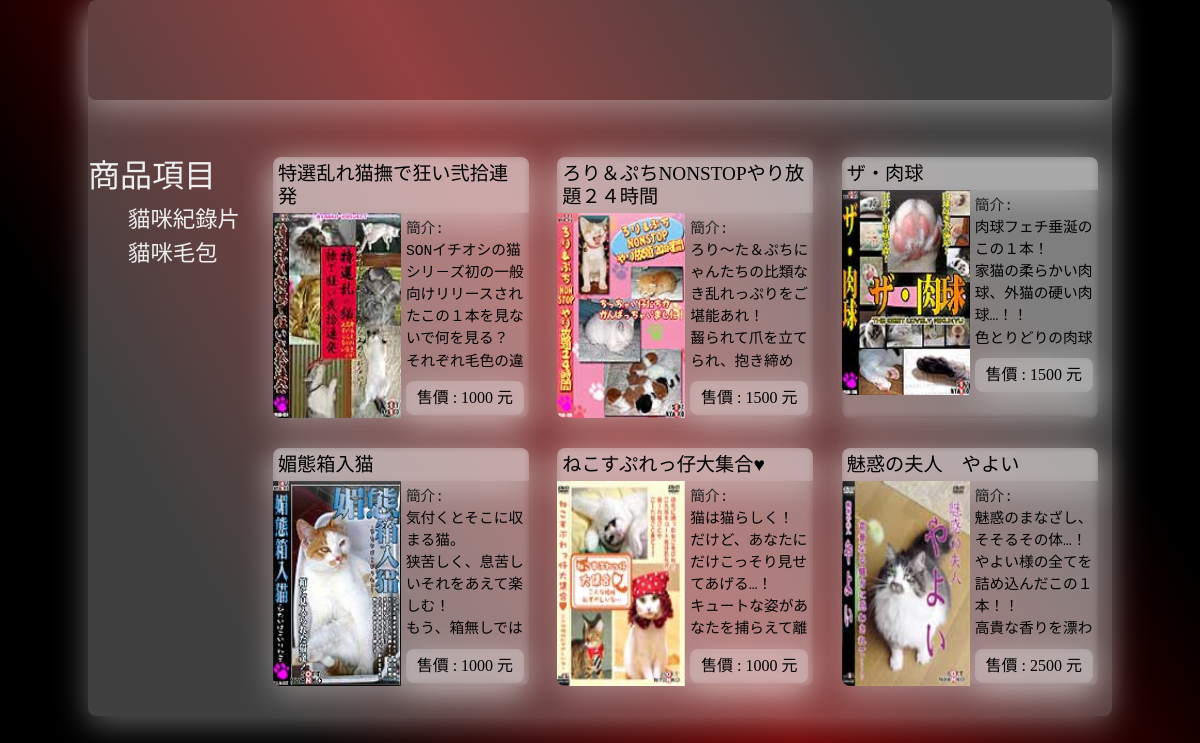
The page /shop.php on the database its author committed.
### tables this page shows
CREATE TABLE `products` (
  `productID` int(11) NOT NULL AUTO_INCREMENT,
  `pNum` varchar(100) DEFAULT NULL,
  `pName` varchar(100) DEFAULT NULL,
  `pDesc` varchar(100) DEFAULT NULL,
  `actor` varchar(100) DEFAULT NULL,
  `sup` varchar(100) DEFAULT NULL,
  `price` varchar(100) DEFAULT NULL,
  `imgPath` varchar(255) DEFAULT NULL,
  `imgSamplePath` varchar(255) DEFAULT NULL,
  PRIMARY KEY (`productID`)
);

### shop.php (the view, shortened to what this page needs)
<?php
$link = mysqli_connect('localhost', 'root', '', 'suckcathouse', 3306);
$sql = <<< sql
SELECT * FROM `products`
sql;
$result = mysqli_query($link, $sql);
?>
<!DOCTYPE html>
<html lang="en">
<head>
    <link rel="stylesheet" href="./frames/bootstrap/css/bootstrap.min.css">
    <link rel="stylesheet" href="./SAcss/global_css.css">
    <link rel="stylesheet" href="./SAcss/shop_css.css">
</head>
<body class="bg_brb_lg">
    <main class="bg_gm_w_03">
        <nav>
            <iframe id="navBar" src="navbar.html" frameborder="0"></iframe>
        </nav>
        <section id="mainGrid">
            <div id="productType">
                <h2>商品項目</h2>
                <ul>
                    <li>貓咪紀錄片</li>
                    <li>貓咪毛包</li>
                </ul>
            </div>
            <div id="productGrid">
                <?php while ($row = mysqli_fetch_assoc($result)) : ?>
                    <a class="pdCard bg_gm_w_01" href="./productInfo.php?id=<?= $row['productID']?>">
                        <h4 class="bg_gm_w_03"><?= $row['pName'] ?></h4>
                        <img class="cardImg" src="<?= $row['imgSamplePath'] ?>" alt="圖片路徑錯誤">
                        <div class="cardDesc">
                            <pre>簡介: <br><?= $row['pDesc'] ?>
                        </pre>
                            <p class="bg_gm_w_03">
                                售價 : <?= $row['price'] ?> 元
                            </p>
                        </div>
                </a>
                <?php endwhile ?>
            </div>
        </section>
    </main>
</body>
</html>

### SAcss/global_css.css (style rules this page uses)
:root { --xlWidth: 1024px; --textColor: #eee; }
.bg_brb_lg { background: linear-gradient(60deg, rgba(0, 0, 0, 1) 0%, rgba(0, 0, 0, 1) 20%, #6f0000 50%, rgba(0, 0, 0, 1) 80%, rgba(0, 0, 0, 1) 100%); background-attachment: fixed; }
.bg_gm_w_03 { background: rgba( 255, 255, 255, 0.25); box-shadow: 0 8px 32px 0 rgba(255, 255, 255, 0.37); backdrop-filter: blur( 3.0px); border-radius: 8px; border: none; }
.bg_gm_w_01 { background: rgba( 255, 255, 255, 0.1); box-shadow: 0 8px 32px 0 rgba(255, 255, 255, 0.37); backdrop-filter: blur( 3.0px); border-radius: 8px; border: none; }
* { font-family: 'NotoRegular'; }
h1, h2, h3, h4, h5, h6, p, span, div, li { color: var(--textColor); }
pre { font-size: 1.5rem; }
main { width: var(--xlWidth); margin: auto; padding-bottom: 30px; }
#navBar { width: 100%; height: 100px; box-shadow: 0 8px 32px 0 rgba(255, 255, 255, 0.37); border-radius: 8px; }

### SAcss/shop_css.css (style rules this page uses)
#mainGrid { margin-top: 50px; display: grid; grid-template-columns: 2fr 10fr; }
#productType ul li { list-style-type: none; font-size: 1.4rem; }
#productGrid { display: grid; grid-template-columns: repeat(3, calc(var(--xlWidth) / 4)); justify-content: space-around; row-gap: 30px; }
a.pdCard { text-decoration: none; }
.pdCard h4 { color: black; font-size: 1.2rem; margin: 0; border-radius: 8px 8px 0 0; padding: 5px; }
.cardImg { width: 50%; height: calc((var(--xlWidth) / 4) * 0.8); float: left; border-radius: 0 0 0 8px; }
.cardDesc { width: 50%; height: calc((var(--xlWidth) / 4) * 0.8); float: right; padding: 5px; }
.cardDesc pre:first-child { height: 80%; overflow: hidden; color: black; margin-bottom: 7px; font-size: 0.92rem; white-space: pre-wrap; }
.cardDesc p:last-child { color: black; text-align: center; padding: 5px; }

### rows shown on the page
products: pName "特選乱れ猫撫で狂い弐拾連発", imgSamplePath (picture), pDesc "SONイチオシの猫シリ－ズ初の一般向けリリースされたこの１本を見ないで何を見る？…", price "1000"
products: pName "ろり＆ぷちNONSTOPやり放題２４時間", imgSamplePath (picture), pDesc "ろり～た＆ぷちにゃんたちの比類なき乱れっぷりをご堪能あれ！…", price "1500"
products: pName "ザ・肉球", imgSamplePath (picture), pDesc "肉球フェチ垂涎のこの１本！ 家猫の柔らかい肉球、外猫の硬い肉球…！！…", price "1500"
products: pName "媚態箱入猫", imgSamplePath (picture), pDesc "気付くとそこに収まる猫。 狭苦しく、息苦しいそれをあえて楽しむ！…", price "1000"
products: pName "ねこすぷれっ仔大集合♥", imgSamplePath (picture), pDesc "猫は猫らしく！ だけど、あなたにだけこっそり見せてあげる…！…", price "1000"
products: pName "魅惑の夫人 やよい", imgSamplePath (picture), pDesc "魅惑のまなざし、そそるその体…！ やよい様の全てを詰め込んだこの１本！！…", price "2500"
